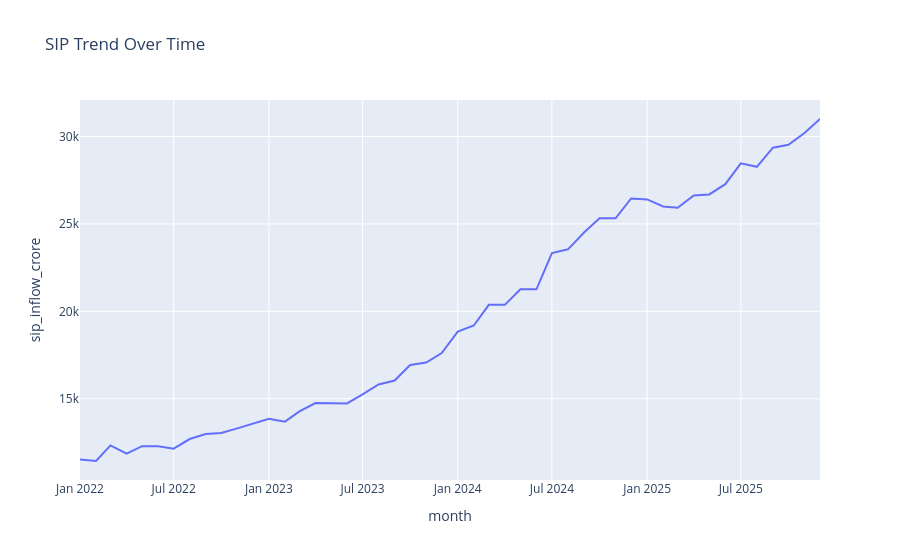

Here is the notebook cell this chart was saved with:
### Code cell
fig = px.line(
    sip,
    x="month",
    y="sip_inflow_crore",
    title="SIP Trend Over Time"
)
fig.show()
